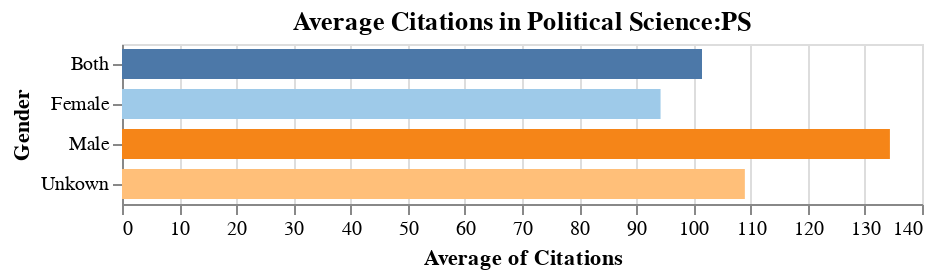

Source (notebook cell):
### Code cell
#Average Citations per paper 
alt.Chart(psdata_ready).mark_bar(size=15).encode(
    alt.Y('gender:N', title='Gender'),
    alt.X('average(Citations)'), color=alt.Color('gender:N', legend=None, scale=alt.Scale(scheme='tableau20')),
).properties(title= 'Average Citations in Political Science:PS')

### Figure 1 — Vega-Lite specification as saved in the notebook (floating-point values rounded to 4 significant figures; data arrays with more than 128 entries replaced by an {"elided": "..."} marker saying what was removed)
{"config": {"view": {"continuousWidth": 400, "continuousHeight": 300}}, "data": {"name": "data-a82109ffd3df704e5e6733ed97f67f08"}, "mark": {"type": "bar", "size": 15}, "encoding": {"color": {"type": "nominal", "field": "gender", "legend": null, "scale": {"scheme": "tableau20"}}, "x": {"type": "quantitative", "aggregate": "average", "field": "Citations"}, "y": {"type": "nominal", "field": "gender", "title": "Gender"}}, "title": "Average Citations in Political Science:PS", "$schema": "https://vega.github.io/schema/vega-lite/v4.8.1.json", "datasets": {"data-a82109ffd3df704e5e6733ed97f67f08": {"elided": "2040 records"}}}
